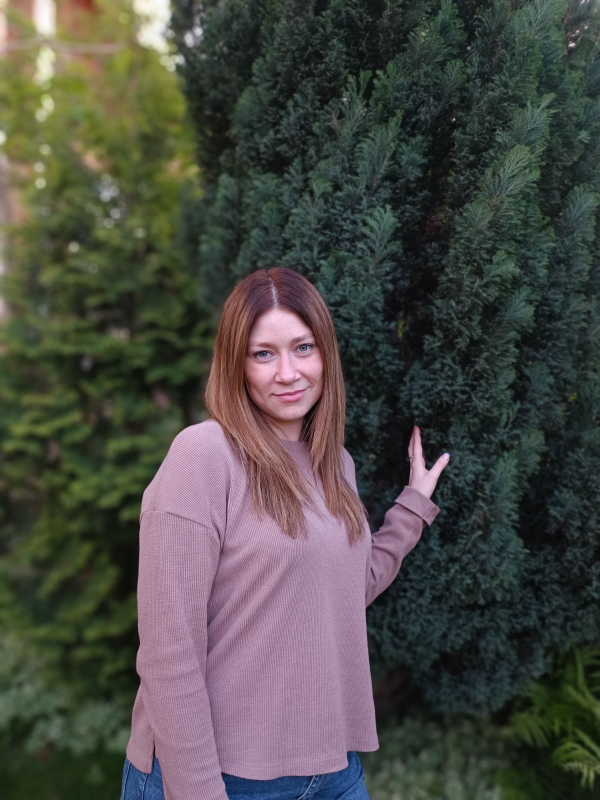
#> input picture src/users/temp_image.jpg, 1200 x 1600 px (shown at 1/2 size)
$ python img.py
#> lines starting #> are read from the running program, lines starting #| are printed output that depends on the picture
#> (reads src/users/newbies.json from the repository)
import requests
import os
import json
from PIL import Image

def download_image(url, filename):
#> (the call stopped at in download_image, `response = requests.get(url, stream=True)`: the network is not available in this run)
    response = requests.get(url, stream=True)
    with open(filename, 'wb') as f:
        for chunk in response.iter_content(chunk_size=8192):
            f.write(chunk)

def resize_image(input_filename, output_filename):
#> called with input_filename = 'temp_image.jpg', output_filename = 'Корченко_Каріна_Миколаївна.jpg'
    with Image.open(input_filename) as img:
#> img is the input picture: PIL image 1200x1600 RGB; mean R, G, B 74.3, 74, 68.5
        aspect_ratio = img.height / img.width
#> aspect_ratio = 1.33
        new_width = 600
        new_height = int(new_width * aspect_ratio)
#> new_height = 800
        img = img.resize((new_width, new_height))
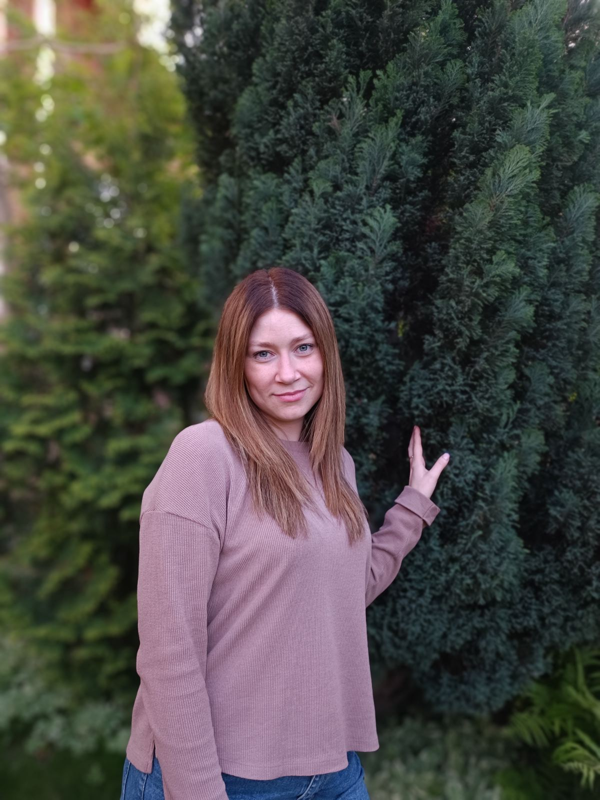
#> img: PIL image 600x800 RGB; mean R, G, B 74.3, 74, 68.5
        img.save(output_filename)

# Завантаження і обробка зображень
with open('newbies.json', 'r', encoding='utf-8') as file:
    newbies_data = json.load(file)

for newbie in newbies_data:
    img_url = newbie['photo']
    user_name = "_".join(newbie['name'].split())
    temp_filename = "temp_image.jpg"

    # Завантаження зображення
#> (the run stopped early here; a loop or call above may not have finished)
